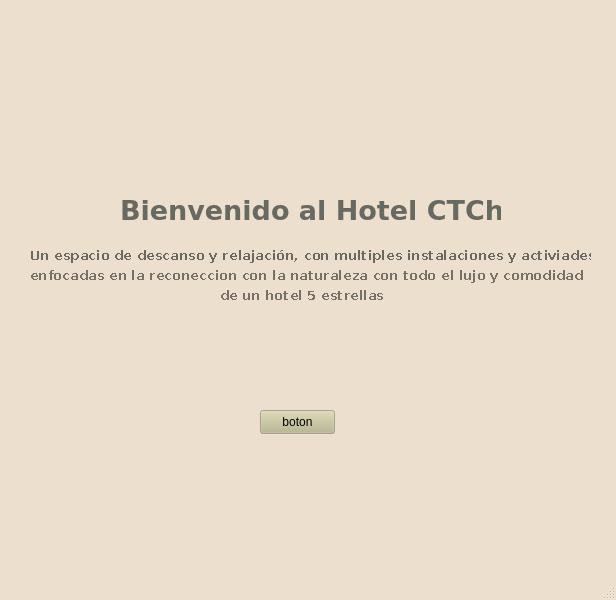
<?xml version="1.0" encoding="UTF-8"?>
<ui version="4.0">
 <class>MainWindow</class>
 <widget class="QMainWindow" name="MainWindow">
  <property name="enabled">
   <bool>true</bool>
  </property>
  <property name="geometry">
   <rect>
    <x>0</x>
    <y>0</y>
    <width>616</width>
    <height>600</height>
   </rect>
  </property>
  <property name="palette">
   <palette>
    <active>
     <colorrole role="WindowText">
      <brush brushstyle="SolidPattern">
       <color alpha="255">
        <red>104</red>
        <green>105</green>
        <blue>97</blue>
       </color>
      </brush>
     </colorrole>
     <colorrole role="Button">
      <brush brushstyle="SolidPattern">
       <color alpha="255">
        <red>186</red>
        <green>183</green>
        <blue>140</blue>
       </color>
      </brush>
     </colorrole>
     <colorrole role="Light">
      <brush brushstyle="SolidPattern">
       <color alpha="255">
        <red>255</red>
        <green>255</green>
        <blue>255</blue>
       </color>
      </brush>
     </colorrole>
     <colorrole role="Midlight">
      <brush brushstyle="SolidPattern">
       <color alpha="255">
        <red>245</red>
        <green>239</green>
        <blue>230</blue>
       </color>
      </brush>
     </colorrole>
     <colorrole role="Dark">
      <brush brushstyle="SolidPattern">
       <color alpha="255">
        <red>118</red>
        <green>112</green>
        <blue>103</blue>
       </color>
      </brush>
     </colorrole>
     <colorrole role="Mid">
      <brush brushstyle="SolidPattern">
       <color alpha="255">
        <red>157</red>
        <green>149</green>
        <blue>137</blue>
       </color>
      </brush>
     </colorrole>
     <colorrole role="Text">
      <brush brushstyle="SolidPattern">
       <color alpha="255">
        <red>104</red>
        <green>105</green>
        <blue>97</blue>
       </color>
      </brush>
     </colorrole>
     <colorrole role="BrightText">
      <brush brushstyle="SolidPattern">
       <color alpha="255">
        <red>255</red>
        <green>255</green>
        <blue>255</blue>
       </color>
      </brush>
     </colorrole>
     <colorrole role="ButtonText">
      <brush brushstyle="SolidPattern">
       <color alpha="255">
        <red>0</red>
        <green>0</green>
        <blue>0</blue>
       </color>
      </brush>
     </colorrole>
     <colorrole role="Base">
      <brush brushstyle="SolidPattern">
       <color alpha="255">
        <red>255</red>
        <green>255</green>
        <blue>255</blue>
       </color>
      </brush>
     </colorrole>
     <colorrole role="Window">
      <brush brushstyle="SolidPattern">
       <color alpha="255">
        <red>236</red>
        <green>223</green>
        <blue>205</blue>
       </color>
      </brush>
     </colorrole>
     <colorrole role="Shadow">
      <brush brushstyle="SolidPattern">
       <color alpha="255">
        <red>0</red>
        <green>0</green>
        <blue>0</blue>
       </color>
      </brush>
     </colorrole>
     <colorrole role="AlternateBase">
      <brush brushstyle="SolidPattern">
       <color alpha="255">
        <red>245</red>
        <green>239</green>
        <blue>230</blue>
       </color>
      </brush>
     </colorrole>
     <colorrole role="ToolTipBase">
      <brush brushstyle="SolidPattern">
       <color alpha="255">
        <red>255</red>
        <green>255</green>
        <blue>220</blue>
       </color>
      </brush>
     </colorrole>
     <colorrole role="ToolTipText">
      <brush brushstyle="SolidPattern">
       <color alpha="255">
        <red>0</red>
        <green>0</green>
        <blue>0</blue>
       </color>
      </brush>
     </colorrole>
     <colorrole role="PlaceholderText">
      <brush brushstyle="SolidPattern">
       <color alpha="127">
        <red>0</red>
        <green>0</green>
        <blue>0</blue>
       </color>
      </brush>
     </colorrole>
    </active>
    <inactive>
     <colorrole role="WindowText">
      <brush brushstyle="SolidPattern">
       <color alpha="255">
        <red>104</red>
        <green>105</green>
        <blue>97</blue>
       </color>
      </brush>
     </colorrole>
     <colorrole role="Button">
      <brush brushstyle="SolidPattern">
       <color alpha="255">
        <red>186</red>
        <green>183</green>
        <blue>140</blue>
       </color>
      </brush>
     </colorrole>
     <colorrole role="Light">
      <brush brushstyle="SolidPattern">
       <color alpha="255">
        <red>255</red>
        <green>255</green>
        <blue>255</blue>
       </color>
      </brush>
     </colorrole>
     <colorrole role="Midlight">
      <brush brushstyle="SolidPattern">
       <color alpha="255">
        <red>245</red>
        <green>239</green>
        <blue>230</blue>
       </color>
      </brush>
     </colorrole>
     <colorrole role="Dark">
      <brush brushstyle="SolidPattern">
       <color alpha="255">
        <red>118</red>
        <green>112</green>
        <blue>103</blue>
       </color>
      </brush>
     </colorrole>
     <colorrole role="Mid">
      <brush brushstyle="SolidPattern">
       <color alpha="255">
        <red>157</red>
        <green>149</green>
        <blue>137</blue>
       </color>
      </brush>
     </colorrole>
     <colorrole role="Text">
      <brush brushstyle="SolidPattern">
       <color alpha="255">
        <red>104</red>
        <green>105</green>
        <blue>97</blue>
       </color>
      </brush>
     </colorrole>
     <colorrole role="BrightText">
      <brush brushstyle="SolidPattern">
       <color alpha="255">
        <red>255</red>
        <green>255</green>
        <blue>255</blue>
       </color>
      </brush>
     </colorrole>
     <colorrole role="ButtonText">
      <brush brushstyle="SolidPattern">
       <color alpha="255">
        <red>0</red>
        <green>0</green>
        <blue>0</blue>
       </color>
      </brush>
     </colorrole>
     <colorrole role="Base">
      <brush brushstyle="SolidPattern">
       <color alpha="255">
        <red>255</red>
        <green>255</green>
        <blue>255</blue>
       </color>
      </brush>
     </colorrole>
     <colorrole role="Window">
      <brush brushstyle="SolidPattern">
       <color alpha="255">
        <red>236</red>
        <green>223</green>
        <blue>205</blue>
       </color>
      </brush>
     </colorrole>
     <colorrole role="Shadow">
      <brush brushstyle="SolidPattern">
       <color alpha="255">
        <red>0</red>
        <green>0</green>
        <blue>0</blue>
       </color>
      </brush>
     </colorrole>
     <colorrole role="AlternateBase">
      <brush brushstyle="SolidPattern">
       <color alpha="255">
        <red>245</red>
        <green>239</green>
        <blue>230</blue>
       </color>
      </brush>
     </colorrole>
     <colorrole role="ToolTipBase">
      <brush brushstyle="SolidPattern">
       <color alpha="255">
        <red>255</red>
        <green>255</green>
        <blue>220</blue>
       </color>
      </brush>
     </colorrole>
     <colorrole role="ToolTipText">
      <brush brushstyle="SolidPattern">
       <color alpha="255">
        <red>0</red>
        <green>0</green>
        <blue>0</blue>
       </color>
      </brush>
     </colorrole>
     <colorrole role="PlaceholderText">
      <brush brushstyle="SolidPattern">
       <color alpha="127">
        <red>0</red>
        <green>0</green>
        <blue>0</blue>
       </color>
      </brush>
     </colorrole>
    </inactive>
    <disabled>
     <colorrole role="WindowText">
      <brush brushstyle="SolidPattern">
       <color alpha="255">
        <red>118</red>
        <green>112</green>
        <blue>103</blue>
       </color>
      </brush>
     </colorrole>
     <colorrole role="Button">
      <brush brushstyle="SolidPattern">
       <color alpha="255">
        <red>186</red>
        <green>183</green>
        <blue>140</blue>
       </color>
      </brush>
     </colorrole>
     <colorrole role="Light">
      <brush brushstyle="SolidPattern">
       <color alpha="255">
        <red>255</red>
        <green>255</green>
        <blue>255</blue>
       </color>
      </brush>
     </colorrole>
     <colorrole role="Midlight">
      <brush brushstyle="SolidPattern">
       <color alpha="255">
        <red>245</red>
        <green>239</green>
        <blue>230</blue>
       </color>
      </brush>
     </colorrole>
     <colorrole role="Dark">
      <brush brushstyle="SolidPattern">
       <color alpha="255">
        <red>118</red>
        <green>112</green>
        <blue>103</blue>
       </color>
      </brush>
     </colorrole>
     <colorrole role="Mid">
      <brush brushstyle="SolidPattern">
       <color alpha="255">
        <red>157</red>
        <green>149</green>
        <blue>137</blue>
       </color>
      </brush>
     </colorrole>
     <colorrole role="Text">
      <brush brushstyle="SolidPattern">
       <color alpha="255">
        <red>118</red>
        <green>112</green>
        <blue>103</blue>
       </color>
      </brush>
     </colorrole>
     <colorrole role="BrightText">
      <brush brushstyle="SolidPattern">
       <color alpha="255">
        <red>255</red>
        <green>255</green>
        <blue>255</blue>
       </color>
      </brush>
     </colorrole>
     <colorrole role="ButtonText">
      <brush brushstyle="SolidPattern">
       <color alpha="255">
        <red>118</red>
        <green>112</green>
        <blue>103</blue>
       </color>
      </brush>
     </colorrole>
     <colorrole role="Base">
      <brush brushstyle="SolidPattern">
       <color alpha="255">
        <red>236</red>
        <green>223</green>
        <blue>205</blue>
       </color>
      </brush>
     </colorrole>
     <colorrole role="Window">
      <brush brushstyle="SolidPattern">
       <color alpha="255">
        <red>236</red>
        <green>223</green>
        <blue>205</blue>
       </color>
      </brush>
     </colorrole>
     <colorrole role="Shadow">
      <brush brushstyle="SolidPattern">
       <color alpha="255">
        <red>0</red>
        <green>0</green>
        <blue>0</blue>
       </color>
      </brush>
     </colorrole>
     <colorrole role="AlternateBase">
      <brush brushstyle="SolidPattern">
       <color alpha="255">
        <red>236</red>
        <green>223</green>
        <blue>205</blue>
       </color>
      </brush>
     </colorrole>
     <colorrole role="ToolTipBase">
      <brush brushstyle="SolidPattern">
       <color alpha="255">
        <red>255</red>
        <green>255</green>
        <blue>220</blue>
       </color>
      </brush>
     </colorrole>
     <colorrole role="ToolTipText">
      <brush brushstyle="SolidPattern">
       <color alpha="255">
        <red>0</red>
        <green>0</green>
        <blue>0</blue>
       </color>
      </brush>
     </colorrole>
     <colorrole role="PlaceholderText">
      <brush brushstyle="SolidPattern">
       <color alpha="127">
        <red>118</red>
        <green>112</green>
        <blue>103</blue>
       </color>
      </brush>
     </colorrole>
    </disabled>
   </palette>
  </property>
  <property name="mouseTracking">
   <bool>false</bool>
  </property>
  <property name="tabletTracking">
   <bool>true</bool>
  </property>
  <property name="contextMenuPolicy">
   <enum>Qt::DefaultContextMenu</enum>
  </property>
  <property name="acceptDrops">
   <bool>false</bool>
  </property>
  <property name="windowTitle">
   <string>Hotel CTCh</string>
  </property>
  <property name="layoutDirection">
   <enum>Qt::LeftToRight</enum>
  </property>
  <property name="autoFillBackground">
   <bool>false</bool>
  </property>
  <widget class="QWidget" name="centralwidget">
   <widget class="QLabel" name="Titulo">
    <property name="geometry">
     <rect>
      <x>120</x>
      <y>180</y>
      <width>381</width>
      <height>61</height>
     </rect>
    </property>
    <property name="font">
     <font>
      <family>Verdana</family>
      <pointsize>20</pointsize>
      <bold>true</bold>
     </font>
    </property>
    <property name="text">
     <string>Bienvenido al Hotel CTCh!</string>
    </property>
   </widget>
   <widget class="QLabel" name="label_2">
    <property name="enabled">
     <bool>true</bool>
    </property>
    <property name="geometry">
     <rect>
      <x>30</x>
      <y>230</y>
      <width>561</width>
      <height>51</height>
     </rect>
    </property>
    <property name="sizePolicy">
     <sizepolicy hsizetype="Preferred" vsizetype="Preferred">
      <horstretch>0</horstretch>
      <verstretch>0</verstretch>
     </sizepolicy>
    </property>
    <property name="maximumSize">
     <size>
      <width>16777189</width>
      <height>16777215</height>
     </size>
    </property>
    <property name="font">
     <font>
      <family>Verdana</family>
      <pointsize>10</pointsize>
      <bold>true</bold>
      <stylestrategy>NoAntialias</stylestrategy>
      <kerning>false</kerning>
     </font>
    </property>
    <property name="toolTip">
     <string/>
    </property>
    <property name="layoutDirection">
     <enum>Qt::RightToLeft</enum>
    </property>
    <property name="text">
     <string>Un espacio de descanso y relajación, con multiples instalaciones y activiades </string>
    </property>
   </widget>
   <widget class="QLabel" name="label_3">
    <property name="enabled">
     <bool>false</bool>
    </property>
    <property name="geometry">
     <rect>
      <x>30</x>
      <y>250</y>
      <width>561</width>
      <height>51</height>
     </rect>
    </property>
    <property name="sizePolicy">
     <sizepolicy hsizetype="Preferred" vsizetype="Preferred">
      <horstretch>0</horstretch>
      <verstretch>0</verstretch>
     </sizepolicy>
    </property>
    <property name="maximumSize">
     <size>
      <width>16777189</width>
      <height>16777215</height>
     </size>
    </property>
    <property name="font">
     <font>
      <family>Verdana</family>
      <pointsize>10</pointsize>
      <bold>true</bold>
      <stylestrategy>NoAntialias</stylestrategy>
      <kerning>false</kerning>
     </font>
    </property>
    <property name="toolTip">
     <string/>
    </property>
    <property name="layoutDirection">
     <enum>Qt::RightToLeft</enum>
    </property>
    <property name="text">
     <string>enfocadas en la reconeccion con la naturaleza con todo el lujo y comodidad</string>
    </property>
   </widget>
   <widget class="QLabel" name="label_4">
    <property name="enabled">
     <bool>false</bool>
    </property>
    <property name="geometry">
     <rect>
      <x>220</x>
      <y>270</y>
      <width>171</width>
      <height>51</height>
     </rect>
    </property>
    <property name="sizePolicy">
     <sizepolicy hsizetype="Preferred" vsizetype="Preferred">
      <horstretch>0</horstretch>
      <verstretch>0</verstretch>
     </sizepolicy>
    </property>
    <property name="maximumSize">
     <size>
      <width>16777189</width>
      <height>16777215</height>
     </size>
    </property>
    <property name="font">
     <font>
      <family>Verdana</family>
      <pointsize>10</pointsize>
      <bold>true</bold>
      <stylestrategy>NoAntialias</stylestrategy>
      <kerning>false</kerning>
     </font>
    </property>
    <property name="toolTip">
     <string/>
    </property>
    <property name="layoutDirection">
     <enum>Qt::RightToLeft</enum>
    </property>
    <property name="text">
     <string>de un hotel 5 estrellas</string>
    </property>
   </widget>
   <widget class="QPushButton" name="botonRes">
    <property name="geometry">
     <rect>
      <x>260</x>
      <y>410</y>
      <width>75</width>
      <height>24</height>
     </rect>
    </property>
    <property name="text">
     <string>boton</string>
    </property>
   </widget>
  </widget>
  <widget class="QMenuBar" name="menubar">
   <property name="geometry">
    <rect>
     <x>0</x>
     <y>0</y>
     <width>616</width>
     <height>22</height>
    </rect>
   </property>
  </widget>
  <widget class="QStatusBar" name="statusbar"/>
 </widget>
 <resources/>
 <connections/>
</ui>
